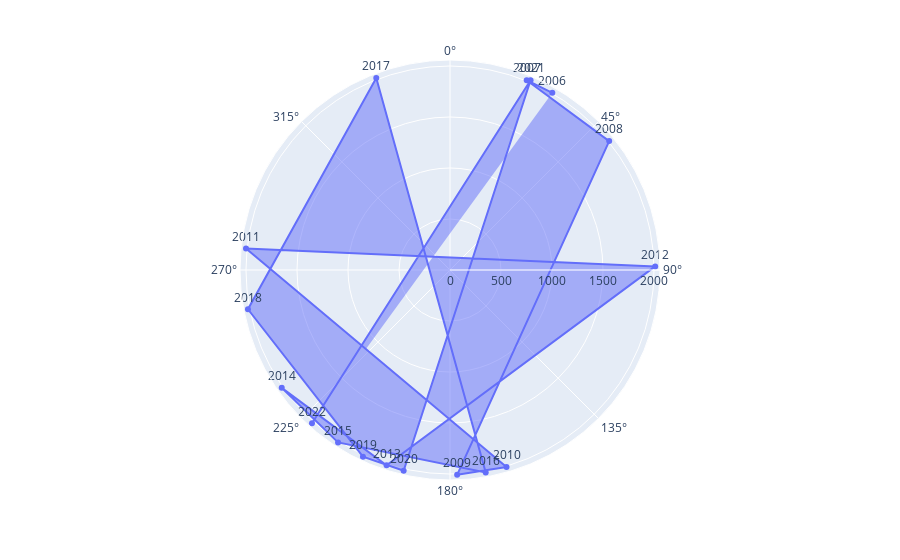
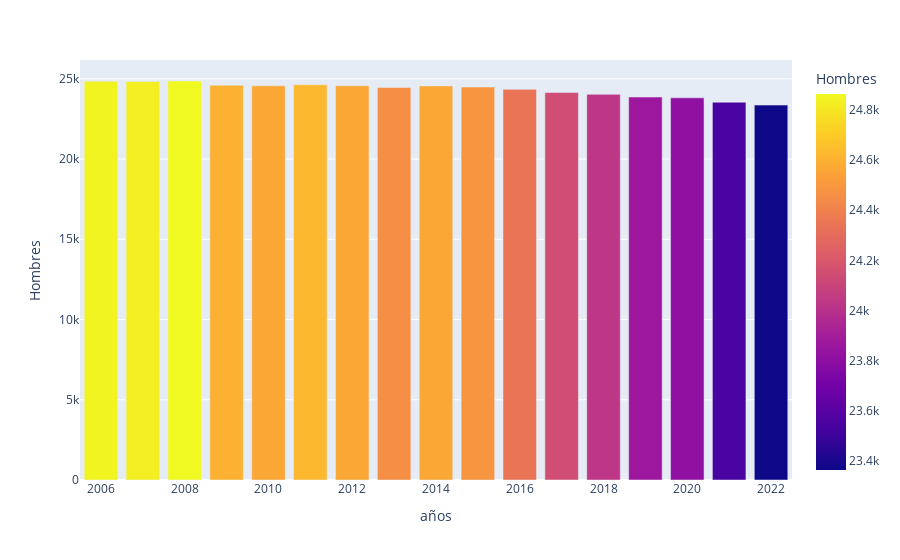

The cell these charts' notebook holds for them, in order:
### Code cell
import plotly.express as px
import json 
import pandas as pd
import seaborn as sns
import plotly.graph_objects as go
import numpy as np

#abriendo el archivo json
with open ('datos.json','r')as gr:
    dt=gr.read()
granma=json.loads(dt)


df=pd.DataFrame(dict(Mujeres=granma['municipios']['RioCauto']['residentesH_M_06-22'][1],años=[x for x in granma['años']if x>=2006]))
df1=pd.DataFrame(dict(Hombres=granma['municipios']['RioCauto']['residentesH_M_06-22'][0],años=[x for x in granma['años']if x>=2006]))


fig=px.line_polar(df,r='años',theta='Mujeres',text="años")
fig.update_traces(fill='toself',textposition='top center')
fig1=px.bar(df1,x='años',y='Hombres', color='Hombres')

fig.show()
fig1.show()

### Figure 1 — Plotly figure (JSON) as saved in the notebook; plotly's stock layout.template omitted (floating-point values rounded to 4 significant figures)
{"data": [{"fill": "toself", "hovertemplate": "años=%{text}<br>Mujeres=%{theta}<extra></extra>", "legendgroup": "", "line": {"color": "#636efa", "dash": "solid"}, "marker": {"symbol": "circle"}, "mode": "text+markers+lines", "name": "", "r": [2006, 2007, 2008, 2009, 2010, 2011, 2012, 2013, 2014, 2015, 2016, 2017, 2018, 2019, 2020, 2021, 2022], "showlegend": false, "subplot": "polar", "text": [2006, 2007, 2008, 2009, 2010, 2011, 2012, 2013, 2014, 2015, 2016, 2017, 2018, 2019, 2020, 2021, 2022], "textposition": "top center", "theta": [23070, 23062, 23091, 22858, 22844, 22956, 22769, 22878, 22915, 22893, 22850, 22659, 22579, 22525, 22513, 22343, 22182], "type": "scatterpolar"}], "layout": {"legend": {"tracegroupgap": 0}, "margin": {"t": 60}, "polar": {"angularaxis": {"direction": "clockwise", "rotation": 90}, "domain": {"x": [0, 1], "y": [0, 1]}}}}

### Figure 2 — Plotly figure (JSON) as saved in the notebook; plotly's stock layout.template omitted (floating-point values rounded to 4 significant figures)
{"data": [{"alignmentgroup": "True", "hovertemplate": "años=%{x}<br>Hombres=%{marker.color}<extra></extra>", "legendgroup": "", "marker": {"color": [24848, 24829, 24864, 24601, 24563, 24629, 24563, 24459, 24560, 24488, 24343, 24145, 24032, 23863, 23815, 23542, 23363], "coloraxis": "coloraxis", "pattern": {"shape": ""}}, "name": "", "offsetgroup": "", "orientation": "v", "showlegend": false, "textposition": "auto", "type": "bar", "x": [2006, 2007, 2008, 2009, 2010, 2011, 2012, 2013, 2014, 2015, 2016, 2017, 2018, 2019, 2020, 2021, 2022], "xaxis": "x", "y": [24848, 24829, 24864, 24601, 24563, 24629, 24563, 24459, 24560, 24488, 24343, 24145, 24032, 23863, 23815, 23542, 23363], "yaxis": "y"}], "layout": {"barmode": "relative", "coloraxis": {"colorbar": {"title": {"text": "Hombres"}}, "colorscale": [[0, "#0d0887"], [0.1111, "#46039f"], [0.2222, "#7201a8"], [0.3333, "#9c179e"], [0.4444, "#bd3786"], [0.5556, "#d8576b"], [0.6667, "#ed7953"], [0.7778, "#fb9f3a"], [0.8889, "#fdca26"], [1, "#f0f921"]]}, "legend": {"tracegroupgap": 0}, "margin": {"t": 60}, "xaxis": {"anchor": "y", "domain": [0, 1], "title": {"text": "años"}}, "yaxis": {"anchor": "x", "domain": [0, 1], "title": {"text": "Hombres"}}}}
